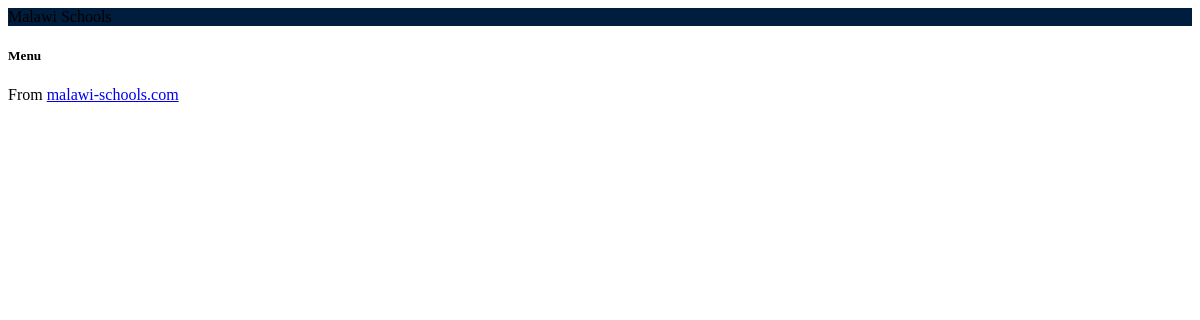
Before: / with the older database file.
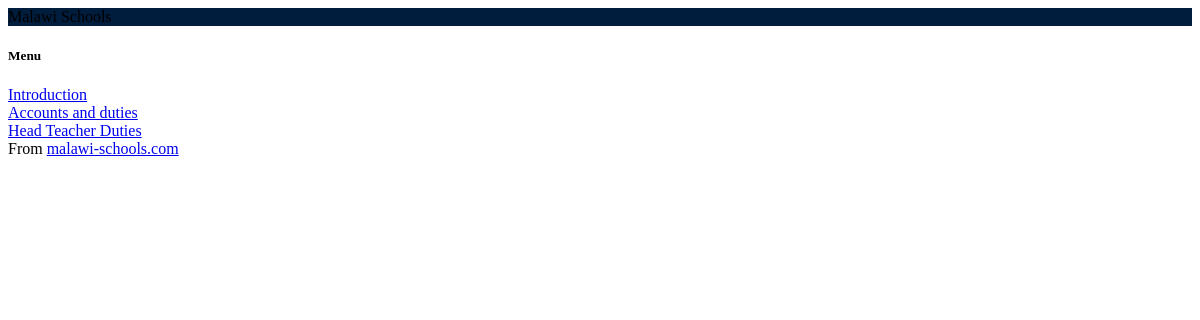
After: the same page with the newer database file.
### tables this page shows
CREATE TABLE "menus" (
	"id"	INTEGER,
	"name"	TEXT,
	"type"	TEXT,
	"md_file"	TEXT,
	"html_file"	TEXT,
	"parent"	INTEGER,
	"created"	TEXT,
	PRIMARY KEY("id" AUTOINCREMENT)
);

### config.php (called while the page is built)
<?php
$config = [
	'name' => "Malawi Schools"
];
?>

### index.php (the view, shortened to what this page needs)
<?php
require 'config.php';
$db = new sqlite3("data.db3");
?><!DOCTYPE html>
<html>
<head>
	<link rel='stylesheet' href='src/codemirror.css'>
</head>
<body>
	<div class="p-2 bg-blue-700 text-white" id="top" style="background-color:#001d3d">
		<?=$config['name'];?>
	</div>
	<div class="w3-row" id="major">
		<div class="w3-col m2 w3-border-right">
			<div class="p-2">
				<h5>Menu</h5>
				<?php
				$read = $db->query("SELECT * FROM menus WHERE parent = '0' ");
				while ($row = $read->fetchArray()) {
					if ($row['type'] == "notes") {
						?>
						<div>
							<i class="fa fa-angle-right"></i> <a href="./?read=<?=$row['id'];?>"><?=$row['name'];?></a>
						</div>
						<?php
					}
					else{
						?>
						<div>
							<i class="fa fa-angle-right"></i> <a href="#" onclick="$('#<?=$row['id'];?>_category_inflate').toggle();"><?=$row['name'];?></a>
						</div>
						<?php
					}
				}
				?>
			</div>
		</div>
		<div class="w3-col m8">
			<div class="p-3 bg-blue-100">
				<div class="w3-center py-3">From <a href="#">malawi-schools.com</a></div>
			</div>
		</div>
	</div>
</body>
</html>

Changed rows visible on the page:
added menus: name "Introduction"
added menus: name "Accounts and duties"
added menus: name "Head Teacher Duties"
